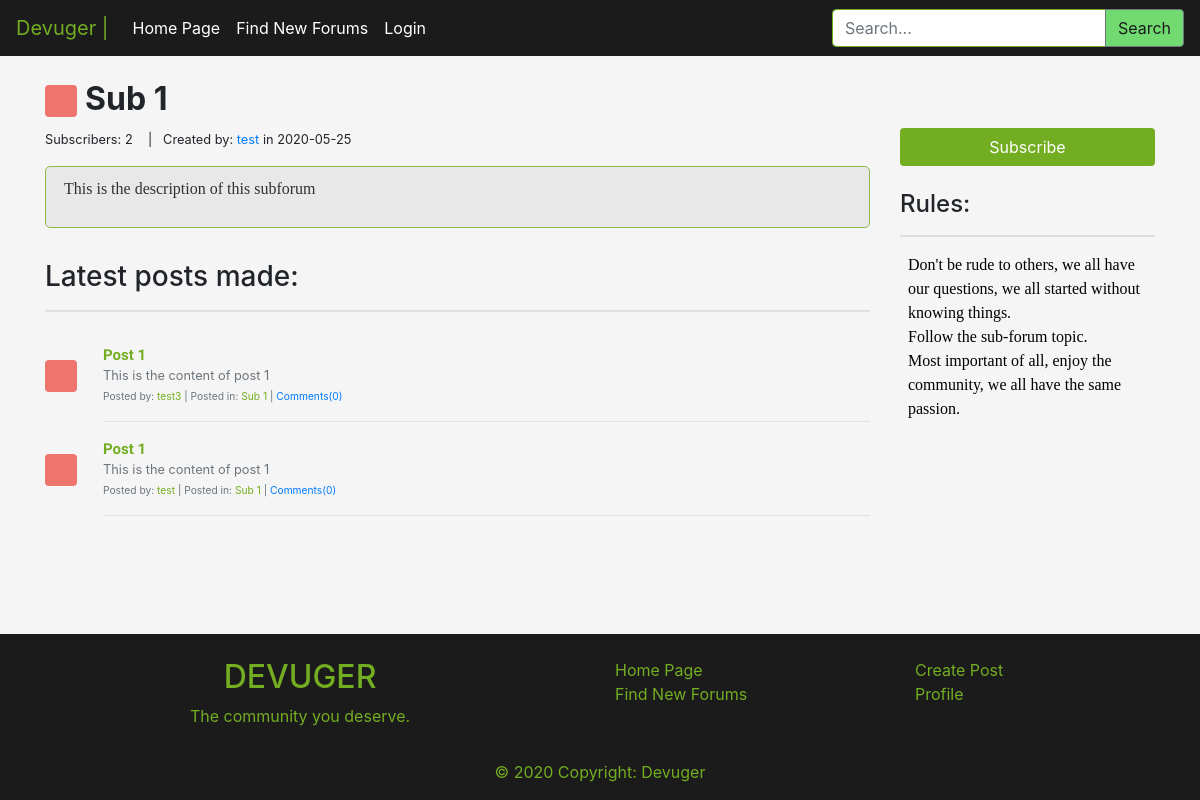
Screenshot of /sub.php?r=Sub 1 with the database file from the repository.
### tables this page shows
CREATE TABLE subforum(
    id INT PRIMARY KEY AUTO_INCREMENT,
    sname VARCHAR(30) UNIQUE,
    descp TEXT,
    subscribers INT,
    color VARCHAR(20),
    numPosts INT,
    creationDate DATE,
    createdBy INT,
    rules TEXT,
    FOREIGN KEY (createdBy) REFERENCES users(id)
);

CREATE TABLE users(
    id INT PRIMARY KEY AUTO_INCREMENT,
    username VARCHAR(60) UNIQUE,
    pass VARCHAR(255),
    email VARCHAR(255) UNIQUE,
    descp TEXT,
    color VARCHAR(20),
    creationDate DATE,
    uRank INT
);

CREATE TABLE posts(
    id INT PRIMARY KEY AUTO_INCREMENT,
    userId INT,
    subforumId INT,
    title VARCHAR(100),
    content LONGTEXT,
    uploadDate DATE,
    numComments INT,
    FOREIGN KEY (userId) REFERENCES users(id),
    FOREIGN KEY (subforumId) REFERENCES subforum(id)
);

### sub.php (the view, shortened to what this page needs)
<?php include('php/server.php'); ?>
<?php
$forum_name = $_GET['r'];
$a = "SELECT * FROM subforum WHERE sname = '$forum_name'";
$r = mysqli_query($db, $a);
$rowd = mysqli_fetch_assoc($r);
$f_ID = $rowd['id'];
$descp = $rowd['descp'];
$subs = $rowd['subscribers'];
$color = $rowd['color'];
$creationDate = $rowd['creationDate'];
$createdBy = $rowd['createdBy'];
$rules = $rowd['rules'];
$get_creator = mysqli_query($db, "SELECT username FROM users WHERE id = '$createdBy'");
$run_query_get_creator = mysqli_fetch_assoc($get_creator);
$creator = $run_query_get_creator['username'];
$logedUser = $_SESSION['username'];
$get_logged_userId = mysqli_query($db, "SELECT id FROM users WHERE username='$logedUser'");
$run_get_logged_user_query = mysqli_fetch_assoc($get_logged_userId);
$logged_userId = $run_get_logged_user_query['id'];
$user_is_subscribed = false;
$find_if_user_is_subscribed = mysqli_query($db, "SELECT subId FROM subscriptions WHERE userId = '$logged_userId' AND subId='$f_ID'");
if (mysqli_num_rows($find_if_user_is_subscribed) > 0) {
    $user_is_subscribed = true;
} else {
    $user_is_subscribed = false;
}
?>
<?php
if (isset($_GET['page_num']) && $_GET['page_num'] != "") {
    $page_num = $_GET['page_num'];
} else {
    $page_num = 1;
}
$total_posts_per_page = 5;
$offset = ($page_num - 1) * $total_posts_per_page;
?>
<?php include('php/updateSubSettings.php'); ?>
<?php include('includes/header.php'); ?>
<main class="content-wrapper">
    <div class="container py-4">
        <div class="row">
            <div class="col-md-9">
                <h2><svg class="bd-placeholder-img mr-2 rounded" style="opacity: 0.7;filter: alpha(opacity=70);" width="32" height="32" xmlns="http://www.w3.org/2000/svg" preserveAspectRatio="xMidYMid slice" focusable="false" role="img" aria-label="">
                        <title>Forum: <?php echo $forum_name; ?></title>
                        <rect width="100%" height="100%" fill="<?php echo $color; ?>" /><text x="50%" y="50%" fill="" dy=".3em"></text>
                    </svg><b><?php echo $forum_name; ?></b></h2>
                <small>Subscribers: <?php echo $subs; ?></small>
                <small>&nbsp;&nbsp; | &nbsp;&nbsp;</small><small>Created by: <?php echo "<a href='user.php?username=$creator'>$creator</a>"; ?> in <?php echo $creationDate; ?></small>
                <div class="descp py-3 mb-3">
                    <div class="content-border">
                        <p class="pl-2 content"><?php echo nl2br($descp); ?></p>
                    </div>
                </div>
                <h3>Latest posts made:</h3>
                <hr class="border-bottom border-gray">
                <?php
                $query_get_forum_posts = "SELECT * FROM posts WHERE subforumId = '$f_ID' ORDER BY id DESC LIMIT $offset, $total_posts_per_page";
                $get_forum_posts = mysqli_query($db, $query_get_forum_posts);
                if (mysqli_num_rows($get_forum_posts) > 0) {
                    while ($get_forum_posts_row = mysqli_fetch_assoc($get_forum_posts)) {
                        $id_user_posted = $get_forum_posts_row['userId'];
                        $get_user_who_posted = mysqli_query($db, "SELECT username FROM users WHERE id='$id_user_posted'");
                        $run_get_user_query = mysqli_fetch_assoc($get_user_who_posted);
                        $username = $run_get_user_query['username'];
                        echo
                            '<article>
											<div class="media text-muted pt-3">
												<svg class="bd-placeholder-img mr-2 rounded mt-3" style="opacity: 0.7;filter: alpha(opacity=70);" width="32" height="32" xmlns="http://www.w3.org/2000/svg" preserveAspectRatio="xMidYMid slice" focusable="false" role="img" aria-label=""><title></title><rect width="100%" height="100%" fill="' . $color . '"/><text x="50%" y="50%" fill="" dy=".3em"></text></svg>
												&nbsp;&nbsp;&nbsp;&nbsp;
												<div class="media-body">
													<a href="post.php?id=' . $get_forum_posts_row['id'] . '&title=' . $get_forum_posts_row['title'] . '"><p class="media-body pb-3 mb-0 small lh-125 border-bottom border-gray">
													<strong class="d-block text-gray-dark article-title">' . $get_forum_posts_row['title'] . '</strong></a>' . strip_tags(mb_strimwidth($get_forum_posts_row['content'], 0, 125, "..."), '<br/>') . '<br>
													<small>Posted by: <a class="article-b-links" href="user.php?username=' . $username . '">' . $username . '</a>&nbsp;|&nbsp;Posted in: <a class="article-b-links" href="sub.php?r=' . $forum_name . '">' . $forum_name . '</a>&nbsp;|&nbsp;<a href="post.php?id=' . $get_forum_posts_row['id'] . '&title=' . $get_forum_posts_row['title'] . '#comments-seccion">Comments(' . $get_forum_posts_row['numComments'] . ')</a></small></p>
												</div>
											</div>
										</article>';
                    }
                }
                ?>
            </div>
            <div class="col-md-3 py-5">
				<?php if($forum_name == "Admins Testing" && !$logedUser == "BernardoPiedade"): ?>
					<p>You can't subscribe to this sub-forum</p>
				<?php else: ?>
					<div class="mb-4">
						<?php if ($user_is_subscribed == true) : ?>
							<form action="sub.php?r=<?php echo $forum_name; ?>" method="post"><button class="btn btn-teal w-100" type="submit" name="unsubscribe">Unsubscribe</button></form>
						<?php elseif ($user_is_subscribed == false) : ?>
							<form action="sub.php?r=<?php echo $forum_name; ?>" method="post"><button class="btn btn-teal w-100" type="submit" name="subscribe">Subscribe</button></form>
						<?php endif ?>
					</div>
				<?php endif ?>
                <div>
                    <h4>Rules:</h4>
                    <hr class="border-bottom border-gray">
                    <?php
                    echo '<p class="pl-2 content">' . nl2br($rules) . '</p>';
                    ?>
                </div>
            </div>
        </div>
    </div>
</main>
<?php include('includes/footer.php'); ?>

### css/main.css (style rules this page uses)
html, body { background-color: whitesmoke; height: 100%; }
body { display: flex; flex-direction: column; }
.content-wrapper { flex: 1 0 auto; }
strong.article-title { font-family: 'Source Sans Pro', sans-serif; color: #73AD21; text-decoration-color: #73AD21; font-size: 15px; }
a.article-b-links, a.article-b-links:link, a.article-b-links:visited, a.article-b-links:hover { color: #73AD21; text-decoration-color: #73AD21; }
.content-border { border-radius: 5px; border: 1px solid #73AD21; padding: 10px; background-color: #e6e6e6; opacity: 0.8; color: black; word-wrap: auto; overflow-wrap: normal; overflow-y: auto; overflow-x: hidden; }
.content { color: black; font-family: 'PT Serif', serif; }
.btn-teal { background-color: #73AD21; color: white; }

### rows the page displays
subforum: subscribers "2", creationDate "2020-05-25", descp "This is the description of this subforum", rules "Don't be rude to others, we all have our questions, we all started without knowing things. Follow the sub-forum topic. Most important of all, enjoy the community, we all have the same passion."
users: username "test"
posts: title "Post 1", content "This is the content of post 1", userId.username "test3", numComments "0"
posts: title "Post 1", content "This is the content of post 1", userId.username "test", numComments "0"

### other values shown
$forum_name "Sub 1"
